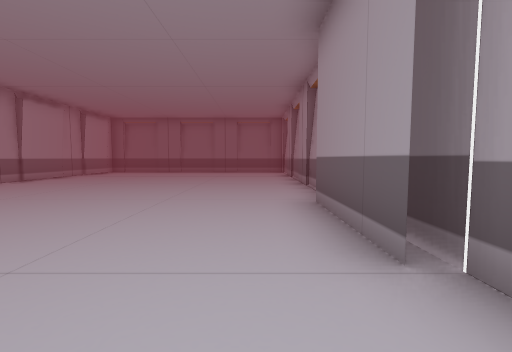
[1] (above)

16 first-person views from a walk through a Unity game level. The camera is 1.5 m above the floor, tilts 4° down and sees 90° across. The floor is counted in squares, 2 m on a side. Each view is taken from the middle of a square. On the plan, view 1 faces up. The plan holds only what a view shows up to about 9 squares ahead; the rest is blank. The place goes on beyond the plan. The player is left out. Some animated figures are not drawn. Door leaves are left out, so doorways stand open.

[2]
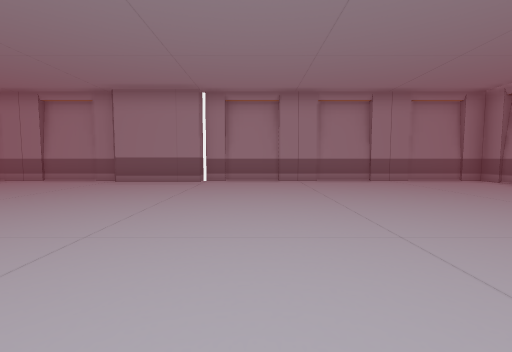

[3]
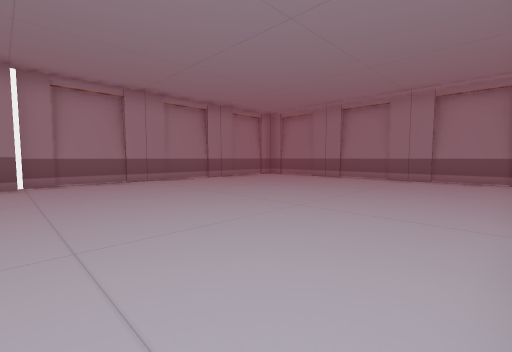

[4]
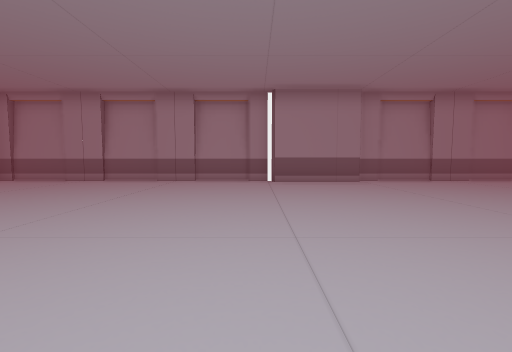

[5]
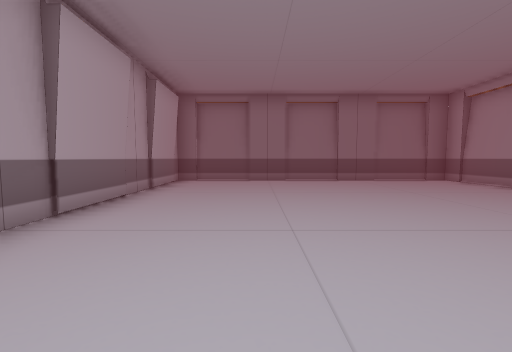

[6]
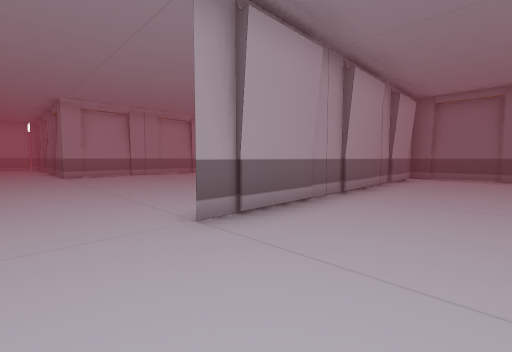

[7]
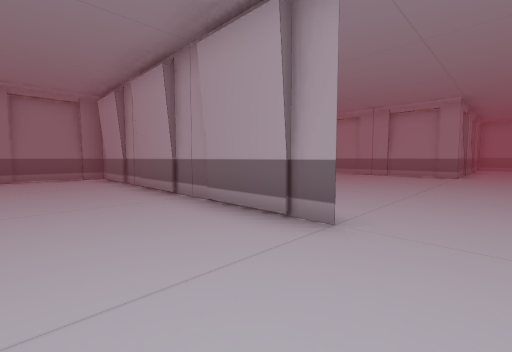

[8]
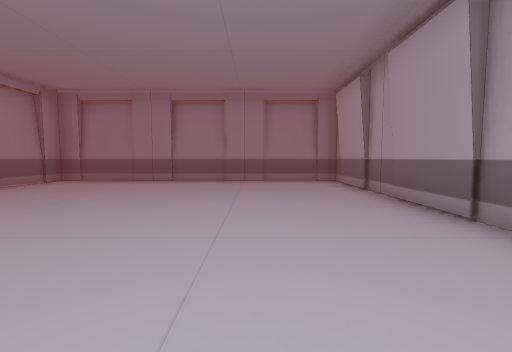

[9]
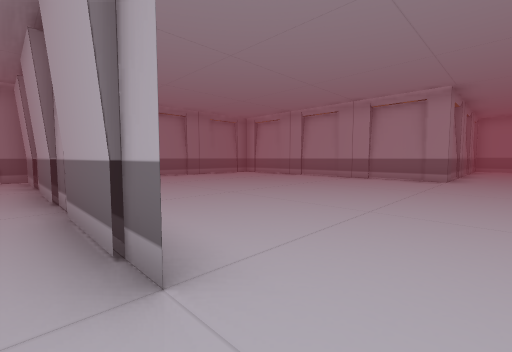

[10]
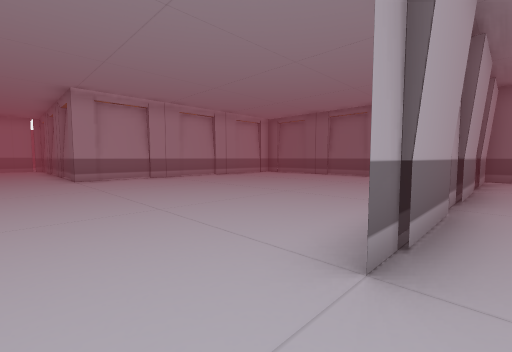

[11]
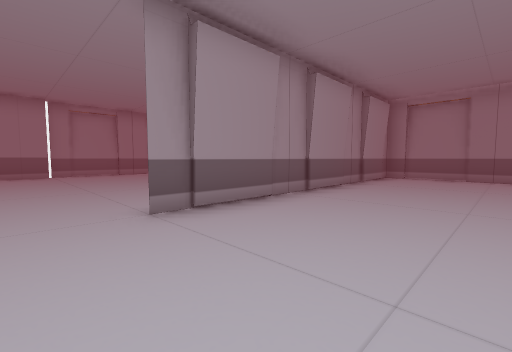

[12]
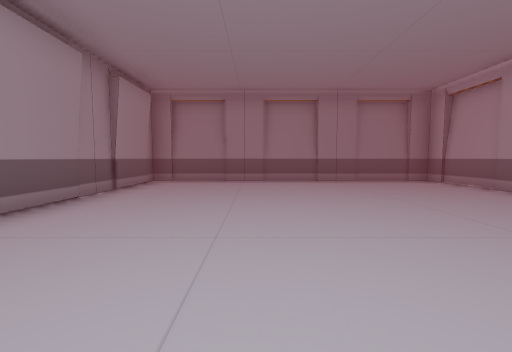

[13]
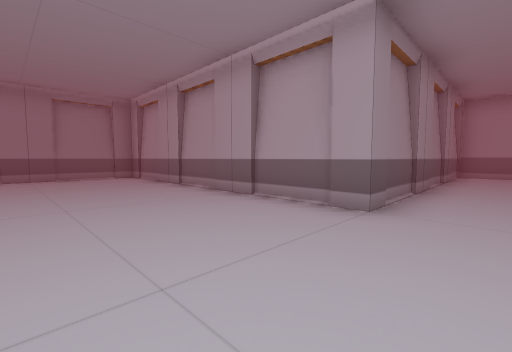

[14]
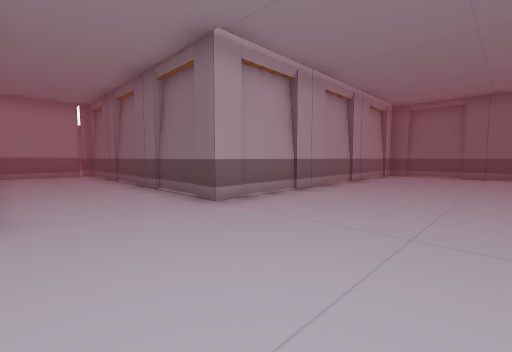

[15]
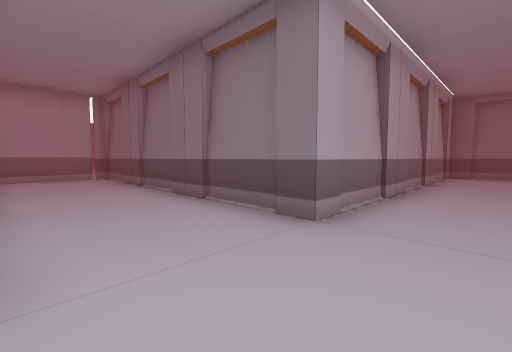

[16]
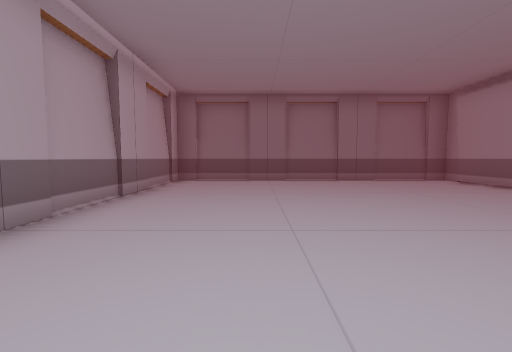

### Floor plan
Points are (right, up) in squares from view 1. A wall is a line through its corners. A room is listed if a view was taken in it or the views show most of it. See-through windows are left out.
Room 1 (views 1, 2, 3, 4, 5, 6, 7, 8, 9, 10)
walls: (-7.5, 1.7) (-7.5, -7.4); (1.5, 1.6) (1.5, 2.5); (1.5, 4.6) (1.5, 13.7) (-7.9, 13.7); (-7.7, 6) (-7.7, 5.2); (-7.7, -2.6) (-7.7, -3.5); (-7.7, 9.9) (-7.7, 8.9); (-7.7, 11.9) (-7.7, 11.4); (-7.7, -6) (-7.7, -6.8); (-7.7, 13) (-7.7, 12.2); (-7.5, 13.6) (-7.5, 4.6); (-7.9, -7.5) (1.5, -7.5) (1.5, 1.4)
ways out: opening at (-8, 3) to room 2
objects: other object (1, 2) to (1, 4)
Room 2 (views 11, 12, 13, 14, 15, 16)
walls: (-24.2, 1.6) (-16.6, 1.6) (-16.6, -7.5) (-7.9, -7.5); (-7.7, 11.2) (-7.7, 13.6); (-7.7, -7.4) (-7.7, 1.6); (-7.9, 13.7) (-16.6, 13.7) (-16.6, 4.7) (-25.1, 4.7)
ways out: opening at (-8, 3) to room 1
objects: other object (-26, 2) to (-26, 4)

Where each view was taken, in squares from view 1:
view 1: 0 up, 0 right, facing up
view 2: 0 up, 7 left, facing right
view 3: 2 up, 7 left, facing down-right
view 4: 5 up, 7 left, facing right
view 5: 5 up, 5 left, facing up
view 6: 3 up, 5 left, facing up-left
view 7: 3 up, 5 left, facing down-left
view 8: 1 up, 5 left, facing down
view 9: 3 up, 7 left, facing down-left
view 10: 3 up, 7 left, facing up-left
view 11: 3 up, 11 left, facing down-right
view 12: 1 up, 11 left, facing down
view 13: 3 up, 13 left, facing down-left
view 14: 2 up, 13 left, facing up-left
view 15: 2 up, 15 left, facing up-left
view 16: 5 up, 14 left, facing up
